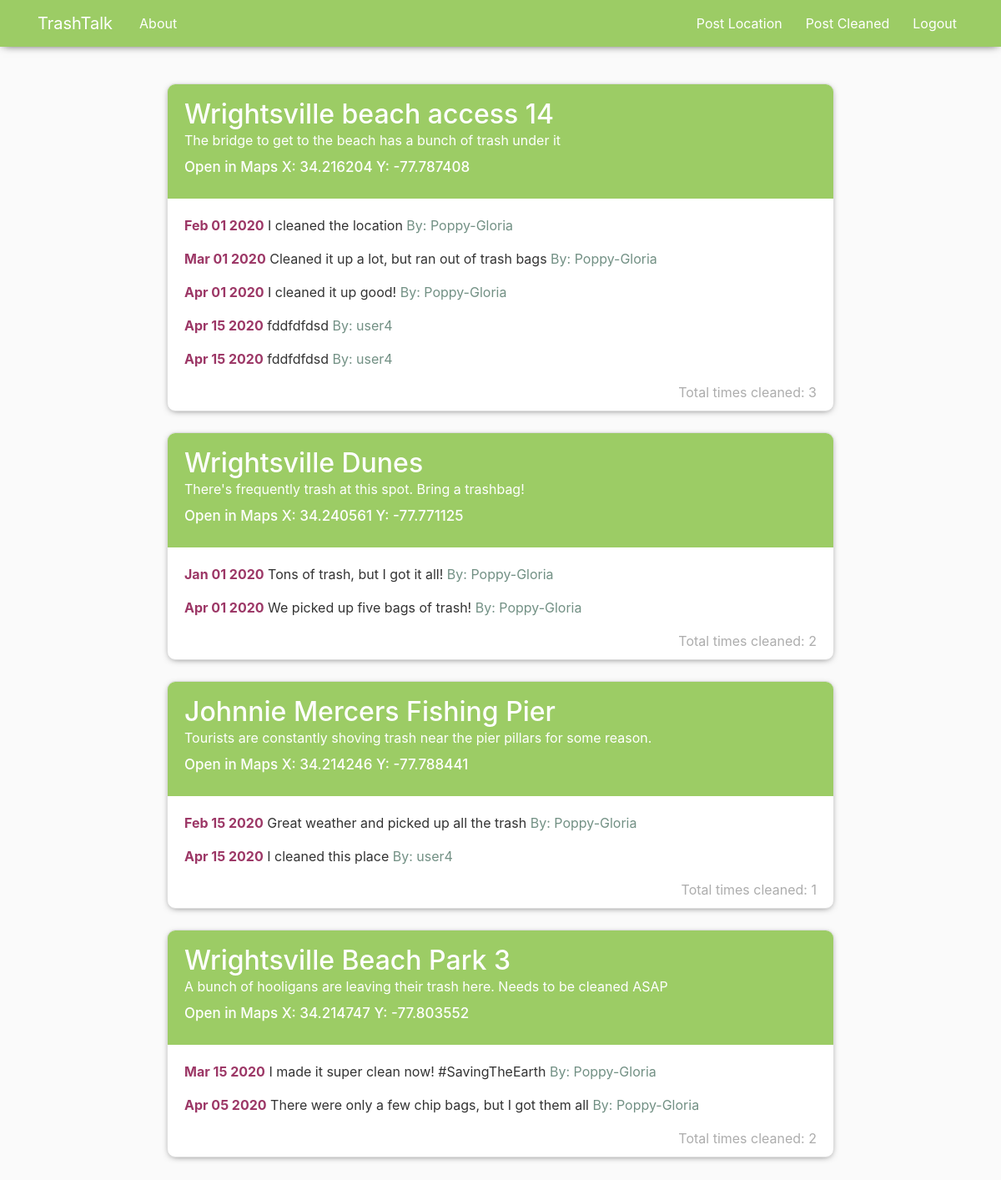
/ (signed in), run on the app's committed database.
### blog/models.py (models this page shows, shortened)
class Location(models.Model):
    l_id = models.UUIDField(primary_key=True, default=uuid.uuid4, editable=False)
    l_name = models.CharField(max_length = 100)
    x_cord = models.FloatField()
    y_cord = models.FloatField()
    description = models.TextField()
    times_cleaned = models.IntegerField()

class Cleaned(models.Model):
    l_id = models.ForeignKey(Location, on_delete = models.CASCADE)
    u_id = models.ForeignKey(User, on_delete = models.CASCADE)
    date_cleaned = models.DateTimeField(default = timezone.now)
    description = models.TextField()

### blog/views.py (the view)
# urls.py: path('', views.home, name='blog-home'),
def home(request):
    context = {
        'locations': Location.objects.all(),
        'cleaned': Cleaned.objects.all()
    }
    return render(request, 'blog/home.html', context)

### blog/templates/blog/home.html
{% extends "blog/base.html" %}
{% block content %}
    {% for loc in locations %}
        <article class="media content-section">
          <div class="media-body">
            <div class="title-blue">
            <h2><a href="{% url 'post-detail' loc.l_id %}">{{ loc.l_name }}</a></h2>
            <p class="article-content less-padding">{{loc.description}}</p>
            <a class="mr-2 clr" target="_blank" href="https://www.google.com/maps/place/{{loc.x_cord}},{{loc.y_cord}}">Open in Maps X: {{loc.x_cord}} Y: {{loc.y_cord}}</a>
            </div>
            {% for clean in cleaned %}
            {% ifequal clean.l_id.l_id loc.l_id %}
            <p><span class = "cdate">{{clean.date_cleaned|date:"M d Y"}}</span> {{clean.description}} <span class="fadegreen">By: {{clean.u_id.username}}</span></p>
            {% endifequal %}
            {% endfor %}
            <p class = "lowercount">Total times cleaned: {{loc.times_cleaned}}</p>
          </div>
        </article>
    {% endfor %}
{% endblock content %}

### blog/static/blog/main.css (style rules this page uses)
body { background: #fafafa; color: #333333; margin-top: 5rem; margin-bottom: 100px; }
a { color:white !important; }
body main .cdate { color: #9c3766; font-weight: 700; }
.title-blue { background: #9CCC65; margin-left: -20px; margin-right: -20px; padding-left: 20px; padding-right: 20px; margin-top: -12px; padding-top: 19px; padding-bottom: 24px; color: white !important; margin-bottom: 20px; }
.lowercount { color: #adadad; text-align: right; margin-bottom: 0px; }
.fadegreen { color: #729084; }
.title-blue h2 { color: white; margin-bottom: 0px; }
body article { box-shadow: 0 2px 8px -4px rgba(0, 0, 0, 0.7); border-radius: 10px !important; overflow: hidden; margin-bottom: 25px !important; }
.less-padding { margin-bottom: 8px; }
.clr { color: #507080; font-weight: 500; font-size: 17px; }
h1, h2, h3, h4, h5, h6 { color: #444444; }
.content-section { background: #ffffff; padding: 10px 20px; border: 1px solid #dddddd; border-radius: 3px; margin-bottom: 20px; }
.article-content { white-space: pre-line; }

### data on the page
Location: l_name "Wrightsville beach access 14", description "The bridge to get to the beach has a bunch of trash under it", x_cord "34.216204", y_cord "-77.787408", times_cleaned "3"
Cleaned: date_cleaned "Feb 01 2020", description "I cleaned the location", u_id.username "Poppy-Gloria"
Cleaned: date_cleaned "Mar 01 2020", description "Cleaned it up a lot, but ran out of trash bags", u_id.username "Poppy-Gloria"
Cleaned: date_cleaned "Apr 01 2020", description "I cleaned it up good!", u_id.username "Poppy-Gloria"
Cleaned: date_cleaned "Apr 15 2020", description "fddfdfdsd", u_id.username "user4"
Cleaned: date_cleaned "Apr 15 2020", description "fddfdfdsd", u_id.username "user4"
Location: l_name "Wrightsville Dunes", description "There's frequently trash at this spot. Bring a trashbag!", x_cord "34.240561", y_cord "-77.771125", times_cleaned "2"
Cleaned: date_cleaned "Jan 01 2020", description "Tons of trash, but I got it all!", u_id.username "Poppy-Gloria"
Cleaned: date_cleaned "Apr 01 2020", description "We picked up five bags of trash!", u_id.username "Poppy-Gloria"
Location: l_name "Johnnie Mercers Fishing Pier", description "Tourists are constantly shoving trash near the pier pillars for some reason.", x_cord "34.214246", y_cord "-77.788441", times_cleaned "1"
Cleaned: date_cleaned "Feb 15 2020", description "Great weather and picked up all the trash", u_id.username "Poppy-Gloria"
Cleaned: date_cleaned "Apr 15 2020", description "I cleaned this place", u_id.username "user4"
Location: l_name "Wrightsville Beach Park 3", description "A bunch of hooligans are leaving their trash here. Needs to be cleaned ASAP", x_cord "34.214747", y_cord "-77.803552", times_cleaned "2"
Cleaned: date_cleaned "Mar 15 2020", description "I made it super clean now! #SavingTheEarth", u_id.username "Poppy-Gloria"
Cleaned: date_cleaned "Apr 05 2020", description "There were only a few chip bags, but I got them all", u_id.username "Poppy-Gloria"
